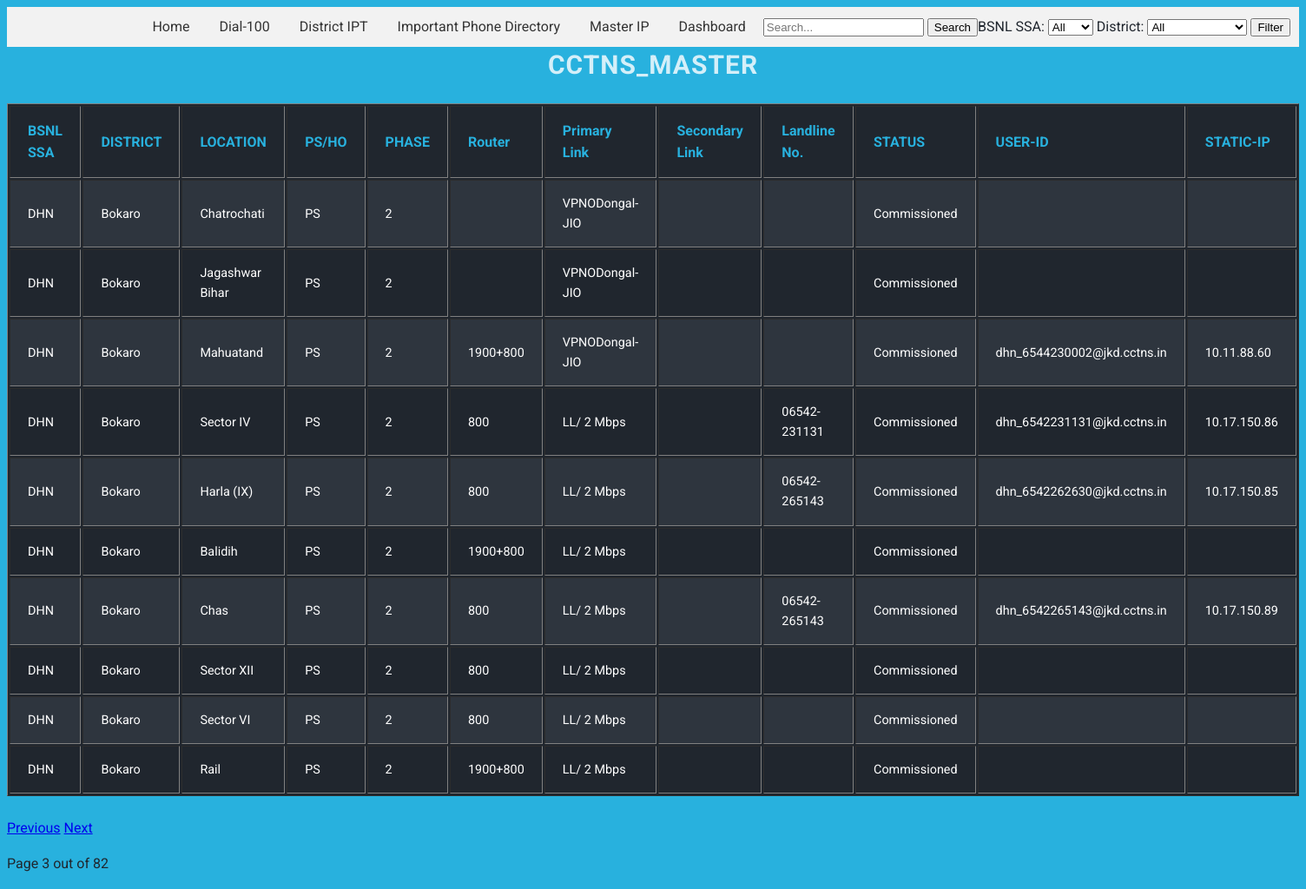
The app's page /cctns/index.php?page=3 with its own data.
### tables this page shows
CREATE TABLE `cctns_master` (
  `id` int(11) NOT NULL,
  `BSNL_SSA` varchar(255) DEFAULT NULL,
  `DISTRICT` varchar(255) DEFAULT NULL,
  `LOCATION` varchar(255) DEFAULT NULL,
  `PS_HO` varchar(255) DEFAULT NULL,
  `PHASE` varchar(255) DEFAULT NULL,
  `Router` varchar(255) DEFAULT NULL,
  `VoIP` varchar(255) DEFAULT NULL,
  `Video_Conference` varchar(255) DEFAULT NULL,
  `Primary_Link` varchar(255) DEFAULT NULL,
  `Secondary_Link` varchar(255) DEFAULT NULL,
  `DATE` date DEFAULT NULL,
  `Landline_No` varchar(20) DEFAULT NULL,
  `STATUS` varchar(50) DEFAULT NULL,
  `USER_ID` varchar(50) DEFAULT NULL,
  `STATIC_IP` varchar(50) DEFAULT NULL
);

### cctns/index.php (the view, shortened to what this page needs)
<?php
$connection = mysqli_connect(DB_HOST, DB_USER, DB_PASSWORD, DB_NAME, DB_PORT);
$currentPage = isset($_GET['page']) ? (int)$_GET['page'] : 1;
$recordsPerPage = 10;
$startFrom = ($currentPage - 1) * $recordsPerPage;
$query = "SELECT * FROM cctns_master WHERE 1=1";
$query .= " LIMIT $startFrom, $recordsPerPage";
$result = mysqli_query($connection, $query);
$totalRecordsQuery = "SELECT COUNT(*) as total FROM cctns_master WHERE 1=1";
$totalRecordsResult = mysqli_query($connection, $totalRecordsQuery);
$totalRecordsRow = mysqli_fetch_assoc($totalRecordsResult);
$totalRecords = $totalRecordsRow['total'];
$totalPages = ceil($totalRecords / $recordsPerPage);
?>
<!DOCTYPE html>
<html>
<head>
    <link rel="stylesheet" href="css/style.css">
	<link rel="stylesheet" href="css/menu.css">
</head>
<body>
 <nav>
        <ul>
            <li><a href="index.php">Home</a></li>
			<li><a href="../index.php">Dial-100</a></li>
            <li><a href="../allipphones.php">District IPT</a></li>
			<li><a href="../directory.php">Important Phone Directory</a></li>
			<li><a href="../master/index.php">Master IP</a></li>
			<li><a href="../dashboard.php">Dashboard</a></li>
        </ul>
       <form action="index.php" method="GET" class="filter-form">
    <input type="text" name="search" placeholder="Search..." class="search-input">
    <button type="submit" class="search-button">Search</button>
</form>
			<div class="filter-form">
        <form action="index.php" method="GET">
            <label for="ssa">BSNL SSA:</label>
            <select name="ssa" id="ssa">
                <option value="">All</option>
            </select>
            <label for="district">District:</label>
            <select name="district" id="district">
                <option value="">All</option>
            </select>
            <button type="submit">Filter</button>
        </form>
    </div>
    </nav>
    <h1>cctns_master </h1>
    <table border="1">
        <tr>
            <th>BSNL SSA</th>
            <th>DISTRICT</th>
            <th>LOCATION</th>
            <th>PS/HO</th>
            <th>PHASE</th>
            <th>Router</th>
            <th>Primary Link</th>
            <th>Secondary Link</th>
            <th>Landline No.</th>
            <th>STATUS</th>
            <th>USER-ID</th>
            <th>STATIC-IP</th>
        </tr>
        <?php
        while ($row = mysqli_fetch_assoc($result)) {
            echo "<tr>";
            echo "<td>{$row['BSNL_SSA']}</td>";
            echo "<td>{$row['DISTRICT']}</td>";
            echo "<td>{$row['LOCATION']}</td>";
            echo "<td>{$row['PS_HO']}</td>";
            echo "<td>{$row['PHASE']}</td>";
            echo "<td>{$row['Router']}</td>";
            echo "<td>{$row['Primary_Link']}</td>";
            echo "<td>{$row['Secondary_Link']}</td>";
            echo "<td>{$row['Landline_No']}</td>";
            echo "<td>{$row['STATUS']}</td>";
            echo "<td>{$row['USER_ID']}</td>";
            echo "<td>{$row['STATIC_IP']}</td>";
            echo "</tr>";
        }
        ?>
    </table>
	<footer>
    <div class="pagination">
        <?php if ($currentPage > 1) { ?>
            <a href="index.php?page=<?php echo $currentPage - 1; ?>" class="pagination-link">Previous</a>
        <?php } ?>
        <?php if ($currentPage < $totalPages) { ?>
            <a href="index.php?page=<?php echo $currentPage + 1; ?>" class="pagination-link">Next</a>
        <?php } ?>
        <p class="pagination-info">Page <?php echo $currentPage; ?> out of <?php echo $totalPages; ?></p>
    </div>
</footer>
</body>
</html>

### cctns/css/style.css (style rules this page uses)
html { font-size: 62.5%; }
body { font-family: 'Roboto', 'Helvetica Neue', Helvetica, Arial, sans-serif; font-size: 1.6rem; line-height: 1.6; color: #20262e; background-color: #28b1de; -webkit-font-smoothing: antialiased; -moz-osx-font-smoothing: grayscale; }
h1 { text-align: center; font-size: 3rem; color: rgba(255, 255, 255, .8); text-transform: uppercase; line-height: 1.375; margin: 0 0 2.4rem 0; letter-spacing: 1px; }
table { width: 100%; min-width: 300px; margin-bottom: 2.4rem; background-color: #20262e; color: #fff; overflow: hidden; }
table tr:nth-child(even) { background-color: rgb(46, 53, 62); }
table th, table td:before { color: #28b1de; }
table th { display: none; }
table th, table td { margin: .5rem 2rem; text-align: left; }
table td { display: block; font-size: 90%; }
table td:first-child { padding-top: 1rem; }
table td:last-child { padding-bottom: 1rem; }
table td:before { content: attr(data-th) ':\00a0'; font-weight: bold; min-width: 8rem; display: inline-block; }
@media (min-width: 600px) { table td:before { display: none; } }
@media (min-width: 600px) { table th, table td { display: table-cell; } }
@media (min-width: 600px) { table th, table td, table td:first-child, table td:last-child { padding: 1.5rem 2rem; } }

### cctns/css/menu.css (style rules this page uses)
nav { display: flex; justify-content: flex-end; align-items: center; background-color: #f2f2f2; padding: 10px; }
nav ul { list-style: none; margin: 0; padding: 0; }
nav ul li { display: inline-block; margin-right: 10px; }
nav ul li a { text-decoration: none; color: #333; padding: 5px 10px; }

### records on screen
cctns_master: BSNL_SSA "DHN", DISTRICT "Bokaro", LOCATION "Chatrochati", PS_HO "PS", PHASE "2", Primary_Link "VPNODongal-JIO", STATUS "Commissioned"
cctns_master: BSNL_SSA "DHN", DISTRICT "Bokaro", LOCATION "Jagashwar Bihar", PS_HO "PS", PHASE "2", Primary_Link "VPNODongal-JIO", STATUS "Commissioned"
cctns_master: BSNL_SSA "DHN", DISTRICT "Bokaro", LOCATION "Mahuatand", PS_HO "PS", PHASE "2", Router "1900+800", Primary_Link "VPNODongal-JIO", STATUS "Commissioned", USER_ID "dhn_6544230002@jkd.cctns.in", STATIC_IP "10.11.88.60"
cctns_master: BSNL_SSA "DHN", DISTRICT "Bokaro", LOCATION "Sector IV", PS_HO "PS", PHASE "2", Router "800", Primary_Link "LL/ 2 Mbps", Landline_No "06542-231131", STATUS "Commissioned", USER_ID "dhn_6542231131@jkd.cctns.in", STATIC_IP "10.17.150.86"
cctns_master: BSNL_SSA "DHN", DISTRICT "Bokaro", LOCATION "Harla (IX)", PS_HO "PS", PHASE "2", Router "800", Primary_Link "LL/ 2 Mbps", Landline_No "06542-265143", STATUS "Commissioned", USER_ID "dhn_6542262630@jkd.cctns.in", STATIC_IP "10.17.150.85"
cctns_master: BSNL_SSA "DHN", DISTRICT "Bokaro", LOCATION "Balidih", PS_HO "PS", PHASE "2", Router "1900+800", Primary_Link "LL/ 2 Mbps", STATUS "Commissioned"
cctns_master: BSNL_SSA "DHN", DISTRICT "Bokaro", LOCATION "Chas", PS_HO "PS", PHASE "2", Router "800", Primary_Link "LL/ 2 Mbps", Landline_No "06542-265143", STATUS "Commissioned", USER_ID "dhn_6542265143@jkd.cctns.in", STATIC_IP "10.17.150.89"
cctns_master: BSNL_SSA "DHN", DISTRICT "Bokaro", LOCATION "Sector XII", PS_HO "PS", PHASE "2", Router "800", Primary_Link "LL/ 2 Mbps", STATUS "Commissioned"
cctns_master: BSNL_SSA "DHN", DISTRICT "Bokaro", LOCATION "Sector VI", PS_HO "PS", PHASE "2", Router "800", Primary_Link "LL/ 2 Mbps", STATUS "Commissioned"
cctns_master: BSNL_SSA "DHN", DISTRICT "Bokaro", LOCATION "Rail", PS_HO "PS", PHASE "2", Router "1900+800", Primary_Link "LL/ 2 Mbps", STATUS "Commissioned"

### other values on screen
$currentPage "3"
$totalPages "82"
